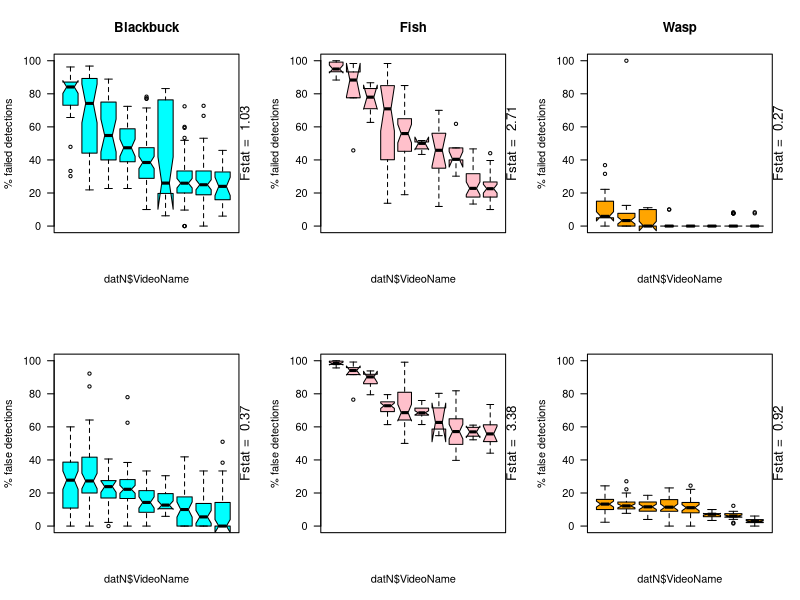
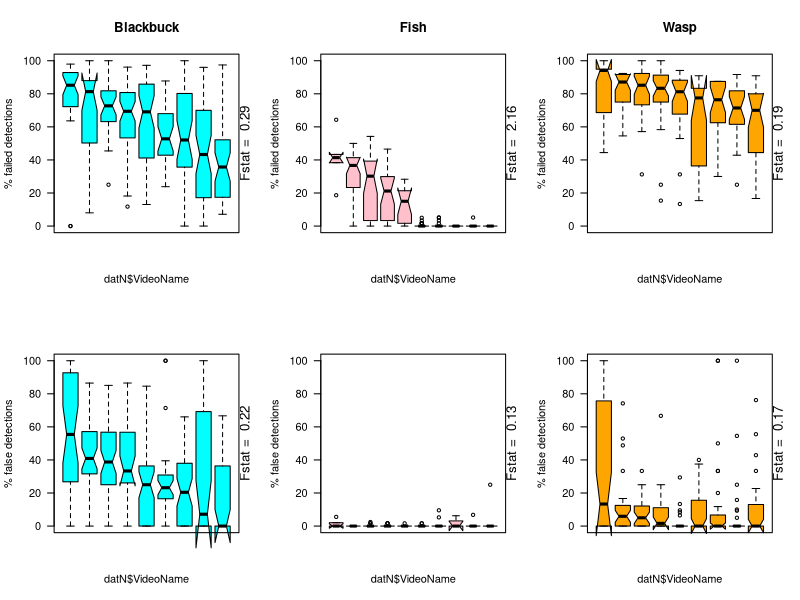
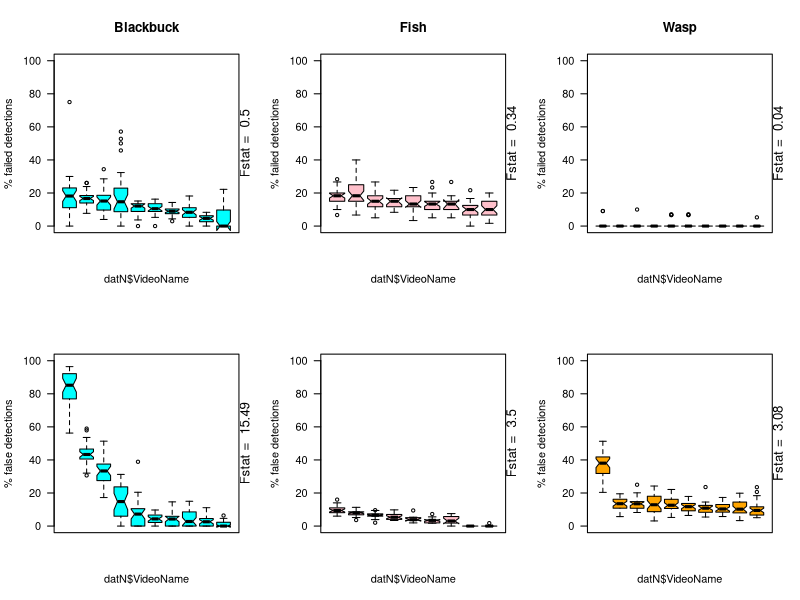
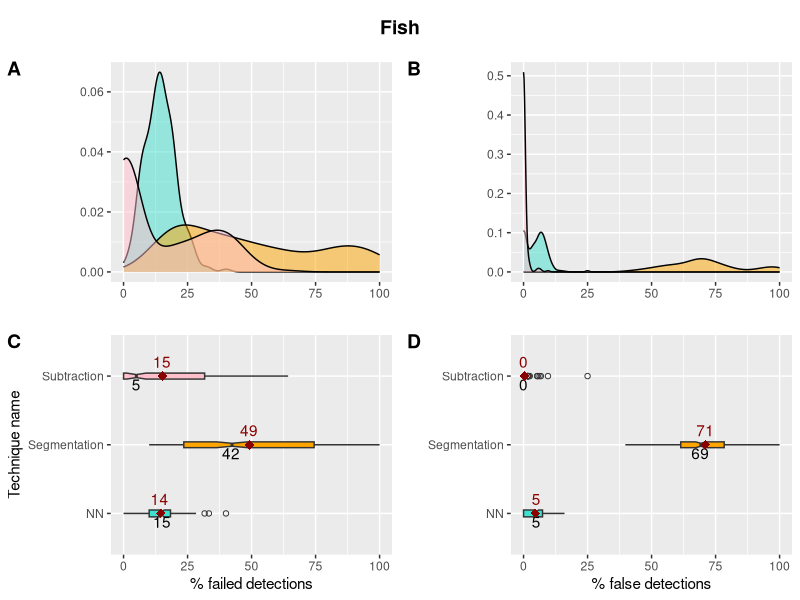
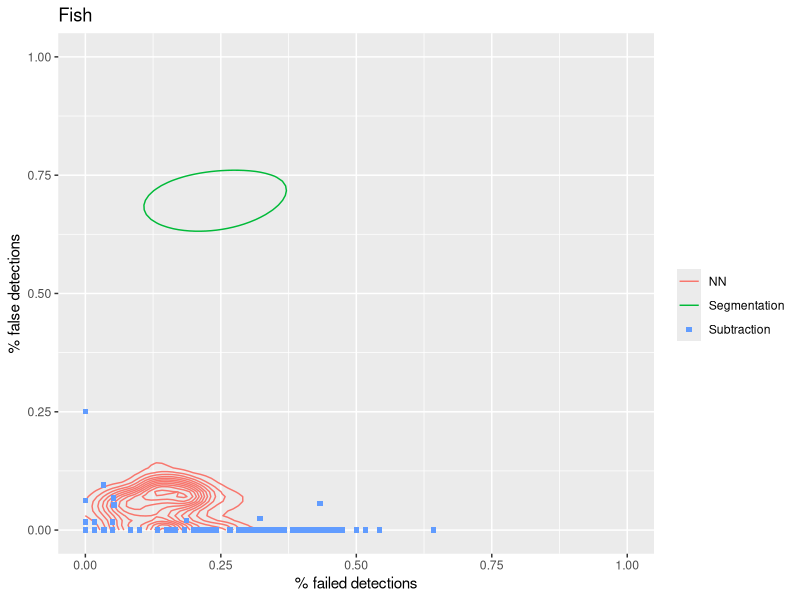
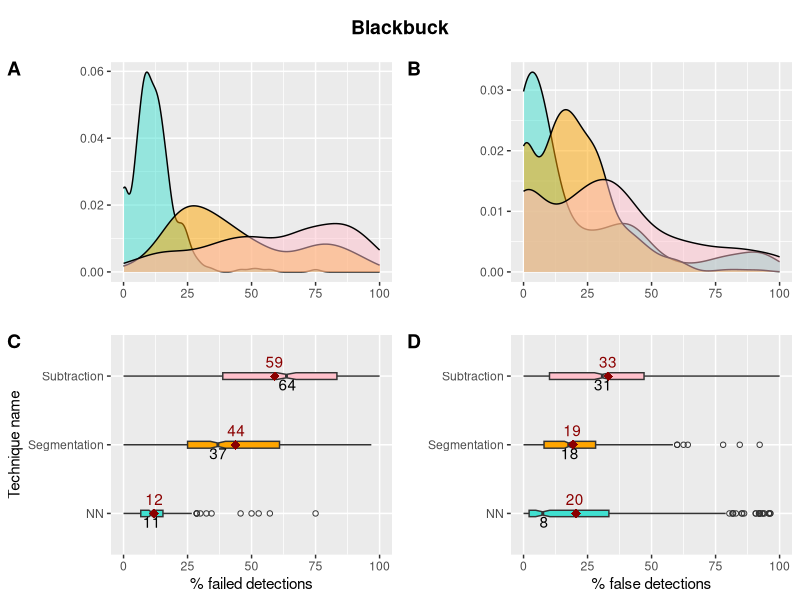
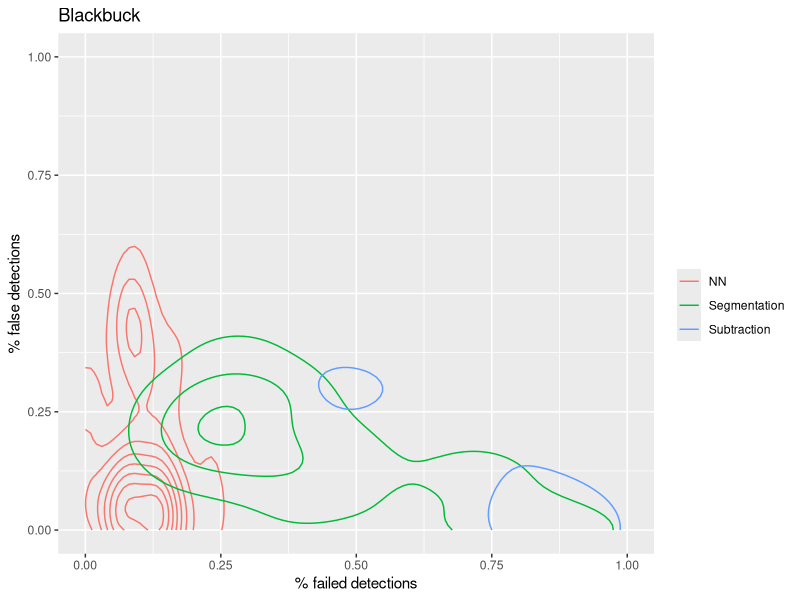
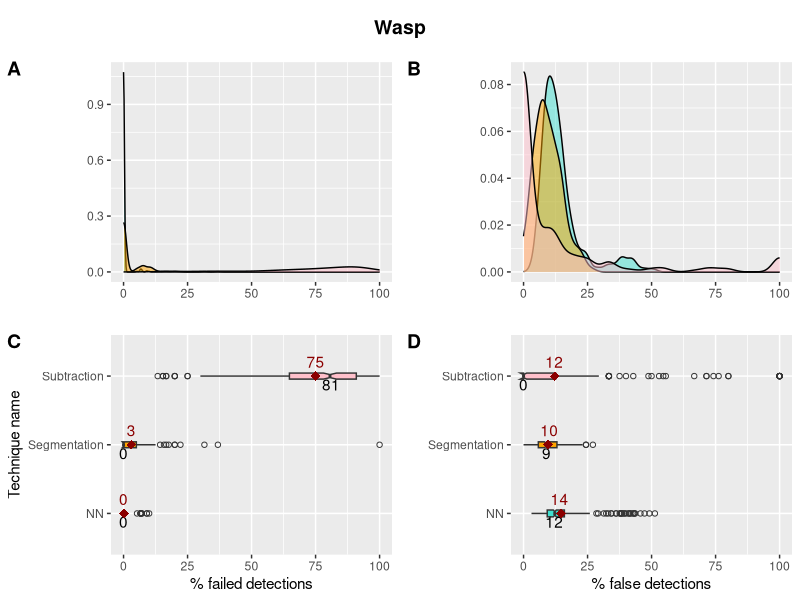

These charts were generated, in order, by the following R code: (Note: this script raises an error after producing the figures.)
#Program to compare various Computer Vision techniques on different data-sets
#Written by AA on 30July2018

setwd("/media/aakanksha/f41d5ac2-703c-4b56-a960-cd3a54f21cfb/aakanksha/Documents/Backup/Phd/Analysis/Chapter1")
#Read data file
dat = read.csv("Ipcomparison_exbound.csv") 
dat=dat[which(!is.na(dat$failed.percent) & !is.na(dat$false.percent)),]

head(dat)
summary(dat)

colnames(dat)
library("ggplot2")
library("hexbin")
library("gridExtra")

##Functions
fun_mean <- function(x){return(round(data.frame(y=mean(x),label=mean(x,na.rm=T)),digit=0))}
fun_median <- function(x){return(round(data.frame(y=median(x),label=median(x,na.rm=T)),digit=0))}
####################################################################################################
#1. Comparision of error across techniques
####################################################################################################
#Variables to quantify variation
rname = c("BBfail","BBfalse","Ffail","Ffalse","Wfail","Wfalse");
cname = c("Seg","Sub","NN");
avgVar = matrix(data=NA,nrow=length(rname),ncol=length(cname),dimnames=list(rname,cname)); #average of variation within videos
varMean = matrix(data=NA,nrow=length(rname),ncol=length(cname),dimnames=list(rname,cname));# Variation in means
Fstat = matrix(data=NA,nrow=length(rname),ncol=length(cname),dimnames=list(rname,cname)); # varMean/avgVar = var between tratments/var withi treatments
# lev=paste(dat$Method.Name," ",dat$Species)
# n1=c("turquoise","orange") #1:length(unique(dat$Method.Name))
# n2=length(unique(dat$Species))
# clr=rep(n1,each=n2)

## For Fish
datN=NA
datN=dat[which(dat$Species=="Fish" & dat$Boundary != 1),]

#Graphs for technique comparision
#Boxplots
means <- tapply(datN$failed.percent,datN$Method.Name,mean)
failed = ggplot(datN, aes(x = Method.Name, y = (failed.percent*100),fill=datN$Method.Name)) +
         labs(y="% failed detections",x="Technique name") +
         geom_boxplot(varwidth=TRUE,width=0.1, outlier.shape = 1, show.legend = FALSE,notch=TRUE) + 
         scale_fill_manual(values = c('turquoise','orange','pink')) +
         stat_summary(fun.data = fun_median, geom="text", vjust=1.2,colour="black")+
         stat_summary(fun.y=mean, colour="darkred", geom="point",shape=18, size=3,show_guide = FALSE) +
         stat_summary(fun.data = fun_mean, geom="text", vjust=-0.7,hjust=0.5,colour="darkred")+#geom_hline(yintercept=20,color='orangered') +
         coord_flip()

means <- tapply(datN$false.percent,datN$Method.Name,mean)
false = ggplot(datN, aes(x = Method.Name, y = (false.percent*100),fill=datN$Method.Name)) +
  labs(y="% false detections",x="") +
  geom_boxplot(varwidth=TRUE,width=0.1, outlier.shape = 1, show.legend = FALSE,notch=TRUE) + 
  scale_fill_manual(values = c('turquoise','orange','pink')) +
  stat_summary(fun.data = fun_median, geom="text", vjust=1.2,colour="black")+
  stat_summary(fun.y=mean, colour="darkred", geom="point",shape=18, size=3,show_guide = FALSE) +
  stat_summary(fun.data = fun_mean, geom="text", vjust=-0.7,hjust=0.5,colour="darkred")+#geom_hline(yintercept=20,color='orangered') +
  coord_flip()


#Error histograms
xdensity <- ggplot(datN, aes(x = failed.percent*100, fill=datN$Method.Name)) + 
  labs(x="",y="") +
  geom_density(alpha=.5, show.legend = FALSE) + 
  scale_fill_manual(values = c('turquoise','orange','pink')) #+ geom_vline(xintercept=20,color='orangered')
ydensity <- ggplot(datN, aes(x = false.percent*100, fill=datN$Method.Name)) + 
  labs(x="",y="") +
  geom_density(alpha=.5, show.legend = FALSE) + 
  scale_fill_manual(values = c('turquoise','orange','pink')) #+ geom_vline(xintercept=20,color='orangered')

#arrange all graphs together
library(cowplot)
p <-plot_grid(xdensity, ydensity,failed,false, nrow = 2, align="v",labels=c('A','B','C','D'))
# now add the title
title <- ggdraw() + 
  draw_label("Fish",
             fontface = 'bold')

#grid.arrange(xdensity, ydensity,failed,false, nrow = 2,heights = c(3, 2))

tiff(filename="Figures/Fish_techniques.tiff",width=1280,height=720,units="px",pointsize=16,res=150)
pdf(file="Figures/Fish_techniques.pdf",width=7,height=4,pointsize=16)
plot_grid(title, p, ncol = 1, rel_heights = c(0.1, 1)) # rel_heights values control title margins
dev.off();



# Error landscape
png(filename="Figures/Fish_ErrorLandscape.png",width=1280,height=720,units="px",pointsize = 16,res=150)
pdf(file="Figures/Fish_ErrorLandscape.pdf",width=7,height=4,pointsize=16)
ggplot(datN[datN$Method.Name == "Segmentation" | datN$Method.Name == "NN",], aes (x = failed.percent, y = false.percent,main="Fish", col=Method.Name,pch=Method.Name),geom='quasirandom') + 
  labs(x="% failed detections",y="% false detections",color="",pch="") + ylim(c(0,1))+ xlim(c(0,1))+
  stat_density2d()+ggtitle("Fish")+
  geom_point(data=datN[datN$Method.Name == "Subtraction",], aes (x = failed.percent, y = false.percent))
dev.off();

#ggplot(datN, aes (x = failed.percent, y = false.percent,main="Fish", col=Method.Name,pch=Method.Name)) + 
# labs(x="% failed detections",y="% false detections",color="",pch="") +
#   geom_point()


## For blackbuck
rm(datN)
datN=dat[which(dat$Species=="Blackbuck"),]

#Graphs for technique comparision
#Boxplots
means <- tapply(datN$failed.percent,datN$Method.Name,mean)
failed = ggplot(datN, aes(x = Method.Name, y = (failed.percent*100),fill=datN$Method.Name)) +
  labs(y="% failed detections",x="Technique name") +
  geom_boxplot(varwidth=TRUE,width=0.1, outlier.shape = 1, show.legend = FALSE,notch=TRUE) + 
  scale_fill_manual(values = c('turquoise','orange','pink')) +
  stat_summary(fun.data = fun_median, geom="text", vjust=1.2,colour="black")+
  stat_summary(fun.y=mean, colour="darkred", geom="point",shape=18, size=3,show_guide = FALSE) +
  stat_summary(fun.data = fun_mean, geom="text", vjust=-0.7,hjust=0.5,colour="darkred")+#geom_hline(yintercept=20,color='orangered') +
  coord_flip()

means <- tapply(datN$false.percent,datN$Method.Name,mean)
false = ggplot(datN, aes(x = Method.Name, y = (false.percent*100),fill=datN$Method.Name)) +
  labs(y="% false detections",x="") +
  geom_boxplot(varwidth=TRUE,width=0.1, outlier.shape = 1, show.legend = FALSE,notch=TRUE) + 
  scale_fill_manual(values = c('turquoise','orange','pink')) +
  stat_summary(fun.data = fun_median, geom="text", vjust=1.2,colour="black")+
  stat_summary(fun.y=mean, colour="darkred", geom="point",shape=18, size=3,show_guide = FALSE) +
  stat_summary(fun.data = fun_mean, geom="text", vjust=-0.7,hjust=0.5,colour="darkred")+#geom_hline(yintercept=20,color='orangered') +
  coord_flip()


#Error histograms
xdensity <- ggplot(datN, aes(x = failed.percent*100, fill=datN$Method.Name)) + 
  labs(x="",y="") +
  geom_density(alpha=.5, show.legend = FALSE) + 
  scale_fill_manual(values = c('turquoise','orange','pink')) #+ geom_vline(xintercept=20,color='orangered')
ydensity <- ggplot(datN, aes(x = false.percent*100, fill=datN$Method.Name)) + 
  labs(x="",y="") +
  geom_density(alpha=.5, show.legend = FALSE) + 
  scale_fill_manual(values = c('turquoise','orange','pink')) #+ geom_vline(xintercept=20,color='orangered')

#arrange all graphs together
library(cowplot)
p <-plot_grid(xdensity, ydensity,failed,false, nrow = 2, align="v",labels=c('A','B','C','D'))
# now add the title
title <- ggdraw() + 
  draw_label("Blackbuck",
             fontface = 'bold')

#grid.arrange(xdensity, ydensity,failed,false, nrow = 2,heights = c(3, 2))

png(filename="Figures/BB_techniques.png",width=1280,height=720,units="px",pointsize=16,res=150)
pdf(file="Figures/BB_techniques.pdf",width=7,height=4,pointsize=16)
plot_grid(title, p, ncol = 1, rel_heights = c(0.1, 1)) # rel_heights values control title margins
dev.off();


# Error landscape
png(filename="Figures/BB_ErrorLandscape.png",width=1280,height=720,units="px",pointsize = 16,res=150)
pdf(file="Figures/BB_ErrorLandscape.pdf",width=7,height=4,pointsize=16)
ggplot(datN, aes (x = failed.percent, y = false.percent,main="FBlackbuck", col=Method.Name,pch=Method.Name)) + 
  stat_density_2d(aes( geom = "polygon")) + ylim(c(0,1))+xlim(c(0,1))+ 
  ggtitle("Blackbuck")+labs(x="% failed detections",y="% false detections",color="",pch="")
dev.off();

## For Wasp
rm(datN)
datN=dat[which(dat$Species=="Wasp"),]


#Graphs for technique comparision
#Boxplots
means <- tapply(datN$failed.percent,datN$Method.Name,mean)
failed = ggplot(datN, aes(x = Method.Name, y = (failed.percent*100),fill=datN$Method.Name)) +
  labs(y="% failed detections",x="Technique name") +
  geom_boxplot(varwidth=TRUE,width=0.1, outlier.shape = 1, show.legend = FALSE,notch=TRUE) + 
  scale_fill_manual(values = c('turquoise','orange','pink')) +
  stat_summary(fun.data = fun_median, geom="text", vjust=1.2,colour="black")+
  stat_summary(fun.y=mean, colour="darkred", geom="point",shape=18, size=3,show_guide = FALSE) +
  stat_summary(fun.data = fun_mean, geom="text", vjust=-0.7,hjust=0.5,colour="darkred")+#geom_hline(yintercept=20,color='orangered') +
  coord_flip()

means <- tapply(datN$false.percent,datN$Method.Name,mean)
false = ggplot(datN, aes(x = Method.Name, y = (false.percent*100),fill=datN$Method.Name)) +
  labs(y="% false detections",x="") +
  geom_boxplot(varwidth=TRUE,width=0.1, outlier.shape = 1, show.legend = FALSE,notch=TRUE) + 
  scale_fill_manual(values = c('turquoise','orange','pink')) +
  stat_summary(fun.data = fun_median, geom="text", vjust=1.2,colour="black")+
  stat_summary(fun.y=mean, colour="darkred", geom="point",shape=18, size=3,show_guide = FALSE) +
  stat_summary(fun.data = fun_mean, geom="text", vjust=-0.7,hjust=0.5,colour="darkred")+#geom_hline(yintercept=20,color='orangered') +
  coord_flip()


#Error histograms
xdensity <- ggplot(datN, aes(x = failed.percent*100, fill=datN$Method.Name)) + 
  labs(x="",y="") +
  geom_density(alpha=.5, show.legend = FALSE) + 
  scale_fill_manual(values = c('turquoise','orange','pink')) #+ geom_vline(xintercept=20,color='orangered')
ydensity <- ggplot(datN, aes(x = false.percent*100, fill=datN$Method.Name)) + 
  labs(x="",y="") +
  geom_density(alpha=.5, show.legend = FALSE) + 
  scale_fill_manual(values = c('turquoise','orange','pink')) #+ geom_vline(xintercept=20,color='orangered')

#arrange all graphs together
library(cowplot)
p <-plot_grid(xdensity, ydensity,failed,false, nrow = 2, align="v",labels=c('A','B','C','D'))
# now add the title
title <- ggdraw() + 
  draw_label("Wasp",
             fontface = 'bold')

#grid.arrange(xdensity, ydensity,failed,false, nrow = 2,heights = c(3, 2))

png(filename="Figures/Wasp_techniques.png",width=1280,height=720,units="px",pointsize=16,res=150)
pdf(file="Figures/Wasp_techniques.pdf",width=7,height=4,pointsize=16)
plot_grid(title, p, ncol = 1, rel_heights = c(0.1, 1)) # rel_heights values control title margins
dev.off();


# Error landscape
png(filename="Figures/Wasp_ErrorLandscape.png",width=1280,height=720,units="px",pointsize = 16,res=150)
pdf(file="Figures/Wasp_ErrorLandscape.pdf",width=7,height=4,pointsize=16)
ggplot(datN[datN$Method.Name == "Segmentation" | datN$Method.Name == "Subtraction",], aes (x = failed.percent, y = false.percent,main="Fish", col=Method.Name,pch=Method.Name),geom='quasirandom') + 
  labs(x="% failed detections",y="% false detections",color="",pch="") + ylim(c(0,1))+ xlim(c(0,1))+
  stat_density2d()+ggtitle("Wasp")+
  geom_point(data=datN[datN$Method.Name == "NN",], aes (x = failed.percent, y = false.percent))
dev.off();


#####################################################################################################3
#2. Variation inerrors~ video id
######################################################################################################3
#Graphs - video id is predictor variable


##############################Segmentation#####################################
## For blackbuck
rm(datN)
datN<-dat[which(dat$Species=="Blackbuck" & dat$Method.Name=="Segmentation"),]
datN$VideoName=factor(datN$VideoName) #Remove undesired factors
m <- tapply(X=datN$failed.percent, INDEX=datN$VideoName, FUN = median)
o <- order(m, decreasing = TRUE)
datN$VideoName=factor(datN$VideoName,levels=names(m)[o])

##Measure of variability across and within videos
lmean=tapply(datN$failed.percent,datN$VideoName,mean)
lvar=tapply(datN$failed.percent,datN$VideoName,var)
lmean=as.numeric(paste(unlist(lmean)))
lvar=as.numeric(paste(unlist(lvar)))
VMfailed = round(mean(na.omit(lvar)),2)
avgVar["BBfail","Seg"] = mean(na.omit(lvar))
varMean["BBfail","Seg"] = var(na.omit(lmean))

lmean=tapply(datN$false.percent,datN$VideoName,mean)
lvar=tapply(datN$false.percent,datN$VideoName,var)
lmean=as.numeric(paste(unlist(lmean)))
lvar=as.numeric(paste(unlist(lvar)))
VMfalse = round(mean(na.omit(lvar)),2)
avgVar["BBfalse","Seg"] = mean(na.omit(lvar))
varMean["BBfalse","Seg"] = var(na.omit(lmean))


par(mfrow=c(2,3))
layout(mat = matrix(c(1, 2,3, 4, 5,6),nrow = 2,ncol = 3))
Fstat = round(varMean/avgVar,digits=2)

bb_seg1=boxplot(datN$failed.percent*100~datN$VideoName,ylab="% failed detections",xaxt="n",notch=TRUE,col="cyan",las=2,main="Blackbuck",ylim=c(0,100))
mtext(paste("Fstat = ",Fstat["BBfail","Seg"]), outer = F, cex = 0.8,side=4)
m <- tapply(X=datN$false.percent, INDEX=datN$VideoName, FUN = median)
o <- order(m, decreasing = TRUE)
datN$VideoName=factor(datN$VideoName,levels=names(m)[o])
bb_seg2=boxplot(datN$false.percent*100~datN$VideoName,ylab="% false detections",xaxt="n",notch=TRUE,col="cyan",las=2,main="",ylim=c(0,100))
par(xpd=TRUE)
mtext(paste("Fstat = ",Fstat["BBfalse","Seg"]), outer = F, cex = 0.8,side=4)


##Fish
datN=NA
datN=dat[which(dat$Species=="Fish" & dat$Method.Name=="Segmentation" & dat$Boundary != 1),]
datN$VideoName=factor(datN$VideoName) #Remove undesired factors
m <- tapply(X=datN$failed.percent, INDEX=datN$VideoName, FUN = median)
o <- order(m, decreasing = TRUE)
datN$VideoName=factor(datN$VideoName,levels=names(m)[o])

##Measure of variability across and within videos

lmean=tapply(datN$failed.percent,datN$VideoName,mean)
lvar=tapply(datN$failed.percent,datN$VideoName,var)
lmean=as.numeric(paste(unlist(lmean)))
lvar=as.numeric(paste(unlist(lvar)))
VMfailed = round(mean(na.omit(lvar)),2)
avgVar["Ffail","Seg"] = mean(na.omit(lvar))
varMean["Ffail","Seg"] = var(na.omit(lmean))

lmean=tapply(datN$false.percent,datN$VideoName,mean)
lvar=tapply(datN$false.percent,datN$VideoName,var)
lmean=as.numeric(paste(unlist(lmean)))
lvar=as.numeric(paste(unlist(lvar)))
VMfalse = round(mean(na.omit(lvar)),2)
avgVar["Ffalse","Seg"] = mean(na.omit(lvar))
varMean["Ffalse","Seg"] = var(na.omit(lmean))


Fstat = round(varMean/avgVar,digits=2)

fish_seg1=boxplot(datN$failed.percent*100~datN$VideoName,ylab="% failed detections",xaxt="n",notch=TRUE,col="pink",las=2,main="Fish",ylim=c(0,100))
mtext(paste("Fstat = ",Fstat["Ffail","Seg"]), outer = F, cex = 0.8,side=4)
m <- tapply(X=datN$false.percent, INDEX=datN$VideoName, FUN = median)
o <- order(m, decreasing = TRUE)
datN$VideoName=factor(datN$VideoName,levels=names(m)[o])
fish_seg2=boxplot(datN$false.percent*100~datN$VideoName,ylab="% false detections",xaxt="n",notch=TRUE,col="pink",las=2,main="",ylim=c(0,100))
par(xpd=TRUE)
mtext(paste("Fstat = ",Fstat["Ffalse","Seg"]), outer = F, cex = 0.8,side=4)

##Wasp


rm(datN)
datN=dat[which(dat$Species=="Wasp" & dat$Method.Name=="Segmentation"),]
datN$VideoName=factor(datN$VideoName) #Remove undesired factors
m <- tapply(X=datN$failed.percent, INDEX=datN$VideoName, FUN = median)
o <- order(m, decreasing = TRUE)
datN$VideoName=factor(datN$VideoName,levels=names(m)[o])

##Measure of variability across and within videos

lmean=tapply(datN$failed.percent,datN$VideoName,mean)
lvar=tapply(datN$failed.percent,datN$VideoName,var)
lmean=as.numeric(paste(unlist(lmean)))
lvar=as.numeric(paste(unlist(lvar)))
VMfailed = round(mean(na.omit(lvar)),2)
avgVar["Wfail","Seg"] = mean(na.omit(lvar))
varMean["Wfail","Seg"] = var(na.omit(lmean))

lmean=tapply(datN$false.percent,datN$VideoName,mean)
lvar=tapply(datN$false.percent,datN$VideoName,var)
lmean=as.numeric(paste(unlist(lmean)))
lvar=as.numeric(paste(unlist(lvar)))
VMfalse = round(mean(na.omit(lvar)),2)
avgVar["Wfalse","Seg"] = mean(na.omit(lvar))
varMean["Wfalse","Seg"] = var(na.omit(lmean))

Fstat = round(varMean/avgVar,digits=2)

wasp_seg1=boxplot(datN$failed.percent*100~datN$VideoName,ylab="% failed detections",xaxt="n",notch=TRUE,col="orange",las=2,main="Wasp",ylim=c(0,100))
mtext(paste("Fstat = ",Fstat["Wfail","Seg"]), outer = F, cex = 0.8,side=4)
m <- tapply(X=datN$false.percent, INDEX=datN$VideoName, FUN = median)
o <- order(m, decreasing = TRUE)
datN$VideoName=factor(datN$VideoName,levels=names(m)[o])
wasp_seg2=boxplot(datN$false.percent*100~datN$VideoName,ylab="% false detections",xaxt="n",notch=TRUE,col="orange",las=2,main="",ylim=c(0,100))
par(xpd=TRUE)
mtext(paste("Fstat = ",Fstat["Wfalse","Seg"]), outer = F, cex = 0.8,side=4)

#########################################################################################

##############################Subtraction#####################################

## For blackbuck
rm(datN)
datN<-dat[which(dat$Species=="Blackbuck" & dat$Method.Name=="Subtraction"),]
datN$VideoName=factor(datN$VideoName) #Remove undesired factors
m <- tapply(X=datN$failed.percent, INDEX=datN$VideoName, FUN = median)
o <- order(m, decreasing = TRUE)
datN$VideoName=factor(datN$VideoName,levels=names(m)[o])

##Measure of variability across and within videos
lmean=tapply(datN$failed.percent,datN$VideoName,mean)
lvar=tapply(datN$failed.percent,datN$VideoName,var)
lmean=as.numeric(paste(unlist(lmean)))
lvar=as.numeric(paste(unlist(lvar)))
VMfailed = round(mean(na.omit(lvar)),2)
avgVar["BBfail","Sub"] = mean(na.omit(lvar))
varMean["BBfail","Sub"] = var(na.omit(lmean))

lmean=tapply(datN$false.percent,datN$VideoName,mean)
lvar=tapply(datN$false.percent,datN$VideoName,var)
lmean=as.numeric(paste(unlist(lmean)))
lvar=as.numeric(paste(unlist(lvar)))
VMfalse = round(mean(na.omit(lvar)),2)
avgVar["BBfalse","Sub"] = mean(na.omit(lvar))
varMean["BBfalse","Sub"] = var(na.omit(lmean))


#par(mfrow=c(2,3))
layout(mat = matrix(c(1, 2,3, 4, 5,6),nrow = 2,ncol = 3))
Fstat = round(varMean/avgVar,digits=2)

bb_seg1=boxplot(datN$failed.percent*100~datN$VideoName,ylab="% failed detections",xaxt="n",notch=TRUE,col="cyan",las=2,main="Blackbuck",ylim=c(0,100))
mtext(paste("Fstat = ",Fstat["BBfail","Sub"]), outer = F, cex = 0.8,side=4)
m <- tapply(X=datN$false.percent, INDEX=datN$VideoName, FUN = median)
o <- order(m, decreasing = TRUE)
datN$VideoName=factor(datN$VideoName,levels=names(m)[o])
bb_seg2=boxplot(datN$false.percent*100~datN$VideoName,ylab="% false detections",xaxt="n",notch=TRUE,col="cyan",las=2,main="",ylim=c(0,100))
par(xpd=TRUE)
mtext(paste("Fstat = ",Fstat["BBfalse","Sub"]), outer = F, cex = 0.8,side=4)


##Fish
datN=NA
datN=dat[which(dat$Species=="Fish" & dat$Method.Name=="Subtraction" & dat$Boundary != 1),]
datN$VideoName=factor(datN$VideoName) #Remove undesired factors
m <- tapply(X=datN$failed.percent, INDEX=datN$VideoName, FUN = median)
o <- order(m, decreasing = TRUE)
datN$VideoName=factor(datN$VideoName,levels=names(m)[o])

##Measure of variability across and within videos

lmean=tapply(datN$failed.percent,datN$VideoName,mean)
lvar=tapply(datN$failed.percent,datN$VideoName,var)
lmean=as.numeric(paste(unlist(lmean)))
lvar=as.numeric(paste(unlist(lvar)))
VMfailed = round(mean(na.omit(lvar)),2)
avgVar["Ffail","Sub"] = mean(na.omit(lvar))
varMean["Ffail","Sub"] = var(na.omit(lmean))

lmean=tapply(datN$false.percent,datN$VideoName,mean)
lvar=tapply(datN$false.percent,datN$VideoName,var)
lmean=as.numeric(paste(unlist(lmean)))
lvar=as.numeric(paste(unlist(lvar)))
VMfalse = round(mean(na.omit(lvar)),2)
avgVar["Ffalse","Sub"] = mean(na.omit(lvar))
varMean["Ffalse","Sub"] = var(na.omit(lmean))


Fstat = round(varMean/avgVar,digits=2)

fish_seg1=boxplot(datN$failed.percent*100~datN$VideoName,ylab="% failed detections",xaxt="n",notch=TRUE,col="pink",las=2,main="Fish",ylim=c(0,100))
mtext(paste("Fstat = ",Fstat["Ffail","Sub"]), outer = F, cex = 0.8,side=4)
m <- tapply(X=datN$false.percent, INDEX=datN$VideoName, FUN = median)
o <- order(m, decreasing = TRUE)
datN$VideoName=factor(datN$VideoName,levels=names(m)[o])
fish_seg2=boxplot(datN$false.percent*100~datN$VideoName,ylab="% false detections",xaxt="n",notch=TRUE,col="pink",las=2,main="",ylim=c(0,100))
par(xpd=TRUE)
mtext(paste("Fstat = ",Fstat["Ffalse","Sub"]), outer = F, cex = 0.8,side=4)

##Wasp


rm(datN)
datN=dat[which(dat$Species=="Wasp" & dat$Method.Name=="Subtraction"),]
datN$VideoName=factor(datN$VideoName) #Remove undesired factors
m <- tapply(X=datN$failed.percent, INDEX=datN$VideoName, FUN = median)
o <- order(m, decreasing = TRUE)
datN$VideoName=factor(datN$VideoName,levels=names(m)[o])

##Measure of variability across and within videos

lmean=tapply(datN$failed.percent,datN$VideoName,mean)
lvar=tapply(datN$failed.percent,datN$VideoName,var)
lmean=as.numeric(paste(unlist(lmean)))
lvar=as.numeric(paste(unlist(lvar)))
VMfailed = round(mean(na.omit(lvar)),2)
avgVar["Wfail","Sub"] = mean(na.omit(lvar))
varMean["Wfail","Sub"] = var(na.omit(lmean))

lmean=tapply(datN$false.percent,datN$VideoName,mean)
lvar=tapply(datN$false.percent,datN$VideoName,var)
lmean=as.numeric(paste(unlist(lmean)))
lvar=as.numeric(paste(unlist(lvar)))
VMfalse = round(mean(na.omit(lvar)),2)
avgVar["Wfalse","Sub"] = mean(na.omit(lvar))
varMean["Wfalse","Sub"] = var(na.omit(lmean))

Fstat = round(varMean/avgVar,digits=2)

wasp_seg1=boxplot(datN$failed.percent*100~datN$VideoName,ylab="% failed detections",xaxt="n",notch=TRUE,col="orange",las=2,main="Wasp",ylim=c(0,100))
mtext(paste("Fstat = ",Fstat["Wfail","Sub"]), outer = F, cex = 0.8,side=4)
m <- tapply(X=datN$false.percent, INDEX=datN$VideoName, FUN = median)
o <- order(m, decreasing = TRUE)
datN$VideoName=factor(datN$VideoName,levels=names(m)[o])
wasp_seg2=boxplot(datN$false.percent*100~datN$VideoName,ylab="% false detections",xaxt="n",notch=TRUE,col="orange",las=2,main="",ylim=c(0,100))
par(xpd=TRUE)
mtext(paste("Fstat = ",Fstat["Wfalse","Sub"]), outer = F, cex = 0.8,side=4)

##############################   Neural Networks #####################################


## For blackbuck
rm(datN)
datN<-dat[which(dat$Species=="Blackbuck" & dat$Method.Name=="NN"),]
datN$VideoName=factor(datN$VideoName) #Remove undesired factors
m <- tapply(X=datN$failed.percent, INDEX=datN$VideoName, FUN = median)
o <- order(m, decreasing = TRUE)
datN$VideoName=factor(datN$VideoName,levels=names(m)[o])

##Measure of variability across and within videos
lmean=tapply(datN$failed.percent,datN$VideoName,mean)
lvar=tapply(datN$failed.percent,datN$VideoName,var)
lmean=as.numeric(paste(unlist(lmean)))
lvar=as.numeric(paste(unlist(lvar)))
VMfailed = round(mean(na.omit(lvar)),2)
avgVar["BBfail","NN"] = mean(na.omit(lvar))
varMean["BBfail","NN"] = var(na.omit(lmean))

lmean=tapply(datN$false.percent,datN$VideoName,mean)
lvar=tapply(datN$false.percent,datN$VideoName,var)
lmean=as.numeric(paste(unlist(lmean)))
lvar=as.numeric(paste(unlist(lvar)))
VMfalse = round(mean(na.omit(lvar)),2)
avgVar["BBfalse","NN"] = mean(na.omit(lvar))
varMean["BBfalse","NN"] = var(na.omit(lmean))


#par(mfrow=c(2,3))
layout(mat = matrix(c(1, 2,3, 4, 5,6),nrow = 2,ncol = 3))
Fstat = round(varMean/avgVar,digits=2)

bb_seg1=boxplot(datN$failed.percent*100~datN$VideoName,ylab="% failed detections",xaxt="n",notch=TRUE,col="cyan",las=2,main="Blackbuck",ylim=c(0,100))
mtext(paste("Fstat = ",Fstat["BBfail","NN"]), outer = F, cex = 0.8,side=4)
m <- tapply(X=datN$false.percent, INDEX=datN$VideoName, FUN = median)
o <- order(m, decreasing = TRUE)
datN$VideoName=factor(datN$VideoName,levels=names(m)[o])
bb_seg2=boxplot(datN$false.percent*100~datN$VideoName,ylab="% false detections",xaxt="n",notch=TRUE,col="cyan",las=2,main="",ylim=c(0,100))
par(xpd=TRUE)
mtext(paste("Fstat = ",Fstat["BBfalse","NN"]), outer = F, cex = 0.8,side=4)


##Fish
datN=NA
datN=dat[which(dat$Species=="Fish" & dat$Method.Name=="NN" & dat$Boundary != 1),]
datN$VideoName=factor(datN$VideoName) #Remove undesired factors
m <- tapply(X=datN$failed.percent, INDEX=datN$VideoName, FUN = median)
o <- order(m, decreasing = TRUE)
datN$VideoName=factor(datN$VideoName,levels=names(m)[o])

##Measure of variability across and within videos

lmean=tapply(datN$failed.percent,datN$VideoName,mean)
lvar=tapply(datN$failed.percent,datN$VideoName,var)
lmean=as.numeric(paste(unlist(lmean)))
lvar=as.numeric(paste(unlist(lvar)))
VMfailed = round(mean(na.omit(lvar)),2)
avgVar["Ffail","NN"] = mean(na.omit(lvar))
varMean["Ffail","NN"] = var(na.omit(lmean))

lmean=tapply(datN$false.percent,datN$VideoName,mean)
lvar=tapply(datN$false.percent,datN$VideoName,var)
lmean=as.numeric(paste(unlist(lmean)))
lvar=as.numeric(paste(unlist(lvar)))
VMfalse = round(mean(na.omit(lvar)),2)
avgVar["Ffalse","NN"] = mean(na.omit(lvar))
varMean["Ffalse","NN"] = var(na.omit(lmean))


Fstat = round(varMean/avgVar,digits=2)

fish_seg1=boxplot(datN$failed.percent*100~datN$VideoName,ylab="% failed detections",xaxt="n",notch=TRUE,col="pink",las=2,main="Fish",ylim=c(0,100))
mtext(paste("Fstat = ",Fstat["Ffail","NN"]), outer = F, cex = 0.8,side=4)
m <- tapply(X=datN$false.percent, INDEX=datN$VideoName, FUN = median)
o <- order(m, decreasing = TRUE)
datN$VideoName=factor(datN$VideoName,levels=names(m)[o])
fish_seg2=boxplot(datN$false.percent*100~datN$VideoName,ylab="% false detections",xaxt="n",notch=TRUE,col="pink",las=2,main="",ylim=c(0,100))
par(xpd=TRUE)
mtext(paste("Fstat = ",Fstat["Ffalse","NN"]), outer = F, cex = 0.8,side=4)

##Wasp


rm(datN)
datN=dat[which(dat$Species=="Wasp" & dat$Method.Name=="NN"),]
datN$VideoName=factor(datN$VideoName) #Remove undesired factors
m <- tapply(X=datN$failed.percent, INDEX=datN$VideoName, FUN = median)
o <- order(m, decreasing = TRUE)
datN$VideoName=factor(datN$VideoName,levels=names(m)[o])

##Measure of variability across and within videos

lmean=tapply(datN$failed.percent,datN$VideoName,mean)
lvar=tapply(datN$failed.percent,datN$VideoName,var)
lmean=as.numeric(paste(unlist(lmean)))
lvar=as.numeric(paste(unlist(lvar)))
VMfailed = round(mean(na.omit(lvar)),2)
avgVar["Wfail","NN"] = mean(na.omit(lvar))
varMean["Wfail","NN"] = var(na.omit(lmean))

lmean=tapply(datN$false.percent,datN$VideoName,mean)
lvar=tapply(datN$false.percent,datN$VideoName,var)
lmean=as.numeric(paste(unlist(lmean)))
lvar=as.numeric(paste(unlist(lvar)))
VMfalse = round(mean(na.omit(lvar)),2)
avgVar["Wfalse","NN"] = mean(na.omit(lvar))
varMean["Wfalse","NN"] = var(na.omit(lmean))

Fstat = round(varMean/avgVar,digits=2)

wasp_seg1=boxplot(datN$failed.percent*100~datN$VideoName,ylab="% failed detections",xaxt="n",notch=TRUE,col="orange",las=2,main="Wasp",ylim=c(0,100))
mtext(paste("Fstat = ",Fstat["Wfail","NN"]), outer = F, cex = 0.8,side=4)
m <- tapply(X=datN$false.percent, INDEX=datN$VideoName, FUN = median)
o <- order(m, decreasing = TRUE)
datN$VideoName=factor(datN$VideoName,levels=names(m)[o])
wasp_seg2=boxplot(datN$false.percent*100~datN$VideoName,ylab="% false detections",xaxt="n",notch=TRUE,col="orange",las=2,main="",ylim=c(0,100))
par(xpd=TRUE)
mtext(paste("Fstat = ",Fstat["Wfalse","NN"]), outer = F, cex = 0.8,side=4)



#############################################Relation with group and vidoe properties#################################

##Blackbuck-Segmentation
datN=NA
datN=dat[which(dat$Species=="Blackbuck" & dat$Method.Name=="NN"),]
plot(datN$failed.percent~datN$Contrast,pch=23,bg="cyan3")
par(xpd=TRUE)
#legend(0.8,-0.1,levels(datN$Method.Name), pch = 23,col="black",pt.bg=c("yellow2","cyan3","salmon1"))
corCon_BB=cor.test(datN$Contrast,datN$failed.percent)  ##Correlations
abline(lm(datN$failed.percent~datN$Contrast), col="red")
mtext(paste(" p-value = ",round(corCon_BB$p.value,3)))

plot(datN$false.percent~datN$Contrast,pch=23,bg="cyan3")
par(xpd=TRUE)
corCon_BB=cor.test(datN$Contrast,datN$false.percent)  ##Correlations
abline(lm(datN$false.percent~datN$Contrast), col="red")
mtext(paste(" p-value = ",round(corCon_BB$p.value,3)))

#Density
plot(datN$failed.percent~datN$Narea,pch=23,bg="cyan3")
par(xpd=TRUE)
corDen_BB=cor.test(datN$Narea,datN$failed.percent)  ##Correlations
abline(lm(datN$failed.percent~datN$Narea), col="red")
mtext(paste(" p-value = ",round(corDen_BB$p.value,3)))


plot(datN$false.percent~datN$Narea,pch=23,bg="cyan3")
par(xpd=TRUE)
corDen_BB=cor.test(datN$Narea,datN$false.percent)  ##Correlations
abline(lm(datN$false.percent~datN$Narea), col="red")
mtext(paste(" p-value = ",round(corDen_BB$p.value,3)))

##Blackbuck-Subtraction
datN=NA
datN=dat[which(dat$Species=="Blackbuck" & dat$Method.Name=="Subtraction"),]
plot(datN$failed.percent~datN$Contrast,pch=23,bg="cyan3")
par(xpd=TRUE)
#legend(0.8,-0.1,levels(datN$Method.Name), pch = 23,col="black",pt.bg=c("yellow2","cyan3","salmon1"))
corCon_BB=cor.test(datN$Contrast,datN$failed.percent)  ##Correlations
abline(lm(datN$failed.percent~datN$Contrast), col="red")
mtext(paste(" p-value = ",round(corCon_BB$p.value,3)))

plot(datN$false.percent~datN$Contrast,pch=23,bg="cyan3")
par(xpd=TRUE)
#legend(0.8,-0.1,levels(datN$Method.Name), pch = 23,col="black",pt.bg=c("yellow2","cyan3","salmon1"))
corCon_BB=cor.test(datN$Contrast,datN$false.percent)  ##Correlations
abline(lm(datN$failed.percent~datN$Contrast), col="red")
mtext(paste(" p-value = ",round(corCon_BB$p.value,3)))



#Density
plot(datN$failed.percent~datN$Narea,pch=23,bg="cyan3")
par(xpd=TRUE)
corDen_BB=cor.test(datN$Narea,datN$failed.percent)  ##Correlations
abline(lm(datN$failed.percent~datN$Narea), col="red")
mtext(paste(" p-value = ",round(corDen_BB$p.value,3)))


plot(datN$false.percent~datN$Narea,pch=23,bg="cyan3")
par(xpd=TRUE)
corDen_BB=cor.test(datN$Narea,datN$false.percent)  ##Correlations
abline(lm(datN$false.percent~datN$Narea), col="red")
mtext(paste(" p-value = ",round(corDen_BB$p.value,3)))

##Fish-Segmentation
datN=NA
datN=dat[which(dat$Species=="Fish" & dat$Method.Name=="Segmentation"),]
plot(datN$failed.percent~datN$Contrast,pch=23,bg="cyan3")
par(xpd=TRUE)
#legend(0.8,-0.1,levels(datN$Method.Name), pch = 23,col="black",pt.bg=c("yellow2","cyan3","salmon1"))
corCon_BB=cor.test(datN$Contrast,datN$failed.percent)  ##Correlations
abline(lm(datN$failed.percent~datN$Contrast), col="red")
mtext(paste(" p-value = ",round(corCon_BB$p.value,3)))

plot(datN$false.percent~datN$Contrast,pch=23,bg="cyan3")
par(xpd=TRUE)
corCon_BB=cor.test(datN$Contrast,datN$false.percent)  ##Correlations
abline(lm(datN$false.percent~datN$Contrast), col="red")
mtext(paste(" p-value = ",round(corCon_BB$p.value,3)))

#Density
plot(datN$failed.percent~datN$Area,pch=23,bg="cyan3")
par(xpd=TRUE)
corDen_BB=cor.test(datN$Area,datN$failed.percent)  ##Correlations
abline(lm(datN$failed.percent~datN$Area), col="red")
mtext(paste(" p-value = ",round(corDen_BB$p.value,3)))


plot(datN$false.percent~datN$Area,pch=23,bg="cyan3")
par(xpd=TRUE)
corDen_BB=cor.test(datN$Area,datN$false.percent)  ##Correlations
abline(lm(datN$false.percent~datN$Area), col="red")
mtext(paste(" p-value = ",round(corDen_BB$p.value,3)))

##Fish-Subtraction
datN=NA
datN=dat[which(dat$Species=="Fish" & dat$Method.Name=="Subtraction"),]
plot(datN$failed.percent~datN$Contrast,pch=23,bg="cyan3")
par(xpd=TRUE)
#legend(0.8,-0.1,levels(datN$Method.Name), pch = 23,col="black",pt.bg=c("yellow2","cyan3","salmon1"))
corCon_BB=cor.test(datN$Contrast,datN$failed.percent)  ##Correlations
abline(lm(datN$failed.percent~datN$Contrast), col="red")
mtext(paste(" p-value = ",round(corCon_BB$p.value,3)))

plot(datN$false.percent~datN$Contrast,pch=23,bg="cyan3")
par(xpd=TRUE)
#legend(0.8,-0.1,levels(datN$Method.Name), pch = 23,col="black",pt.bg=c("yellow2","cyan3","salmon1"))
corCon_BB=cor.test(datN$Contrast,datN$false.percent)  ##Correlations
abline(lm(datN$failed.percent~datN$Contrast), col="red")
mtext(paste(" p-value = ",round(corCon_BB$p.value,3)))



#Density
plot(datN$failed.percent~datN$Area,pch=23,bg="cyan3")
par(xpd=TRUE)
corDen_BB=cor.test(datN$Area,datN$failed.percent)  ##Correlations
abline(lm(datN$failed.percent~datN$Area), col="red")
mtext(paste(" p-value = ",round(corDen_BB$p.value,3)))


plot(datN$false.percent~datN$Area,pch=23,bg="cyan3")
par(xpd=TRUE)
corDen_BB=cor.test(datN$Area,datN$false.percent)  ##Correlations
abline(lm(datN$false.percent~datN$Area), col="red")
mtext(paste(" p-value = ",round(corDen_BB$p.value,3)))
